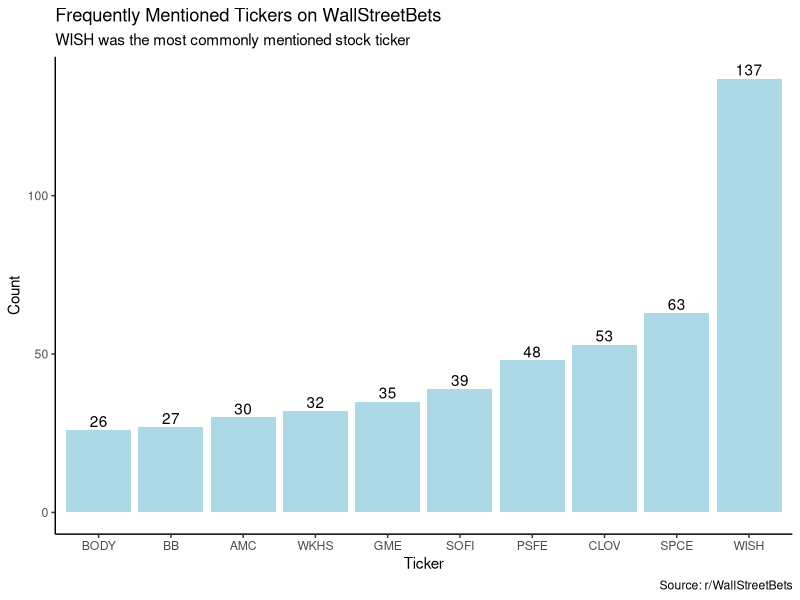

Here is the R script that generated this plot:
## ---- chunk 1
knitr::opts_chunk$set(echo = TRUE)
library(tidyverse)
## ---- chunk 2
x <- read_csv("wsb.csv")
## ---- chunk 3
data <- x %>%
  select(ticker) %>%
  group_by(ticker) %>%
  summarize(count = n()) %>%
  arrange(desc(count)) %>%
  slice(1:10) %>%
  mutate(ticker = as.factor(ticker))

## ---- chunk 4
data %>%
  ggplot(mapping = aes(fct_reorder(ticker, count), count)) +
    geom_col(fill = "lightblue") +
    geom_text(aes(label = count), position = position_dodge(width = 0.9), vjust = -0.25) +
    theme_classic() +
    labs(title = "Frequently Mentioned Tickers on WallStreetBets",
         subtitle = "WISH was the most commonly mentioned stock ticker",
         x = "Ticker",
         y = "Count",
         caption = "Source: r/WallStreetBets")
